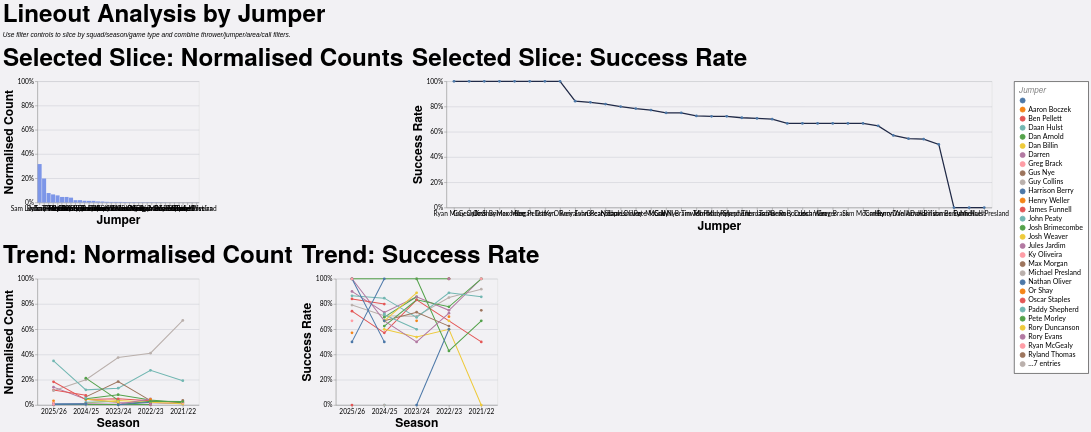

Vega-Lite specification stored for this chart:
### Vega-Lite specification from a JSON file in a GitHub repository (floating-point values rounded to 4 significant figures; data arrays with more than 128 entries replaced by an {"elided": "..."} marker saying what was removed)
{"config": {"axis": {"labelFont": "Lato, sans-serif", "titleFont": "PT Sans Narrow, Helvetica Neue, Helvetica, Arial, sans-serif", "labelFontSize": 13, "titleFontSize": 24, "gridColor": "#202947", "gridOpacity": 0.2}, "header": {"labelFont": "PT Sans Narrow, Helvetica Neue, Helvetica, Arial, sans-serif", "titleFont": "PT Sans Narrow, Helvetica Neue, Helvetica, Arial, sans-serif", "labelFontSize": 24, "titleFontSize": 28, "labelFontWeight": "bold", "orient": "left"}, "legend": {"labelFont": "Lato, sans-serif", "titleFont": "PT Sans Narrow, Helvetica Neue, Helvetica, Arial, sans-serif", "labelFontSize": 14, "titleFontSize": 16, "titlePadding": 5, "fillColor": "white", "strokeColor": "black", "padding": 10, "titleFontWeight": "lighter", "titleFontStyle": "italic", "titleColor": "gray", "offset": 10}, "title": {"font": "PT Sans Narrow, Helvetica Neue, Helvetica, Arial, sans-serif", "fontSize": 48, "fontWeight": "bold", "anchor": "start", "align": "center", "titlePadding": 20, "subtitlePadding": 10, "subtitleFontSize": 13, "subtitleColor": "", "subtitleFontStyle": "italic", "offset": 15, "color": "black"}, "axisX": {"labelAngle": 0}, "facet": {"title": null, "header": null, "align": {"row": "each", "column": "each"}}, "resolve": {"scale": {"y": "independent", "facet": "independent"}}, "background": "#f2f1f4"}, "vconcat": [{"hconcat": [{"mark": {"type": "bar", "color": "#7d96e8"}, "encoding": {"tooltip": [{"field": "jumper", "title": "Jumper", "type": "nominal"}, {"field": "attempts", "format": ",.0f", "title": "Lineouts", "type": "quantitative"}, {"field": "share", "format": ".1%", "title": "Normalised Count", "type": "quantitative"}], "x": {"field": "jumper", "sort": "-y", "title": "Jumper", "type": "nominal"}, "y": {"axis": {"format": "%"}, "field": "share", "scale": {"domain": [0, 1]}, "title": "Normalised Count", "type": "quantitative"}}, "height": 240, "title": "Selected Slice: Normalised Counts", "transform": [{"filter": "(loSquad == 'All' || datum.squad == loSquad) && (loGameType == 'All' || (loGameType == 'League + Cup' && (datum.game_type == 'League' || datum.game_type == 'Cup')) || (loGameType == 'League only' && datum.game_type == 'League') || datum.game_type == loGameType) && (loOpposition == 'All' || datum.opposition == loOpposition) && (loThrower == 'All' || datum.thrower == loThrower) && (loJumper == 'All' || datum.jumper == loJumper) && (loArea == 'All' || datum.area == loArea) && (loNumbers == 'All' || datum.numbers == loNumbers) && (loCall == 'All' || datum.call == loCall) && (loCallType == 'All' || datum.call_type == loCallType)"}, {"filter": "(loSeason == 'All' || datum.season == loSeason)"}, {"aggregate": [{"op": "count", "as": "attempts"}, {"op": "sum", "field": "won", "as": "won"}], "groupby": ["jumper"]}, {"joinaggregate": [{"op": "sum", "field": "attempts", "as": "total_attempts"}]}, {"calculate": "datum.attempts / datum.total_attempts", "as": "share"}, {"calculate": "datum.won / datum.attempts", "as": "success_rate"}], "width": 320}, {"mark": {"type": "line", "color": "#202946", "point": true, "strokeWidth": 2.5}, "encoding": {"tooltip": [{"field": "jumper", "title": "Jumper", "type": "nominal"}, {"field": "won", "format": ",.0f", "title": "Won", "type": "quantitative"}, {"field": "attempts", "format": ",.0f", "title": "Lineouts", "type": "quantitative"}, {"field": "success_rate", "format": ".1%", "title": "Success Rate", "type": "quantitative"}], "x": {"field": "jumper", "sort": "-y", "title": "Jumper", "type": "nominal"}, "y": {"axis": {"format": "%"}, "field": "success_rate", "scale": {"domain": [0, 1]}, "title": "Success Rate", "type": "quantitative"}}, "height": 250, "title": "Selected Slice: Success Rate", "transform": [{"filter": "(loSquad == 'All' || datum.squad == loSquad) && (loGameType == 'All' || (loGameType == 'League + Cup' && (datum.game_type == 'League' || datum.game_type == 'Cup')) || (loGameType == 'League only' && datum.game_type == 'League') || datum.game_type == loGameType) && (loOpposition == 'All' || datum.opposition == loOpposition) && (loThrower == 'All' || datum.thrower == loThrower) && (loJumper == 'All' || datum.jumper == loJumper) && (loArea == 'All' || datum.area == loArea) && (loNumbers == 'All' || datum.numbers == loNumbers) && (loCall == 'All' || datum.call == loCall) && (loCallType == 'All' || datum.call_type == loCallType)"}, {"filter": "(loSeason == 'All' || datum.season == loSeason)"}, {"aggregate": [{"op": "count", "as": "attempts"}, {"op": "sum", "field": "won", "as": "won"}], "groupby": ["jumper"]}, {"joinaggregate": [{"op": "sum", "field": "attempts", "as": "total_attempts"}]}, {"calculate": "datum.attempts / datum.total_attempts", "as": "share"}, {"calculate": "datum.won / datum.attempts", "as": "success_rate"}], "width": {"step": 30}}], "spacing": 16}, {"hconcat": [{"mark": {"type": "line", "point": true, "strokeWidth": 2}, "encoding": {"color": {"field": "jumper", "title": "Jumper", "type": "nominal"}, "tooltip": [{"field": "season", "title": "Season", "type": "nominal"}, {"field": "jumper", "title": "Jumper", "type": "nominal"}, {"field": "attempts", "format": ",.0f", "title": "Lineouts", "type": "quantitative"}, {"field": "norm_count", "format": ".1%", "title": "Normalised Count", "type": "quantitative"}], "x": {"field": "season", "sort": "-x", "title": "Season", "type": "nominal"}, "y": {"axis": {"format": "%"}, "field": "norm_count", "scale": {"domain": [0, 1]}, "title": "Normalised Count", "type": "quantitative"}}, "height": 250, "title": "Trend: Normalised Count", "transform": [{"filter": "(loSquad == 'All' || datum.squad == loSquad) && (loGameType == 'All' || (loGameType == 'League + Cup' && (datum.game_type == 'League' || datum.game_type == 'Cup')) || (loGameType == 'League only' && datum.game_type == 'League') || datum.game_type == loGameType) && (loOpposition == 'All' || datum.opposition == loOpposition) && (loThrower == 'All' || datum.thrower == loThrower) && (loJumper == 'All' || datum.jumper == loJumper) && (loArea == 'All' || datum.area == loArea) && (loNumbers == 'All' || datum.numbers == loNumbers) && (loCall == 'All' || datum.call == loCall) && (loCallType == 'All' || datum.call_type == loCallType)"}, {"aggregate": [{"op": "count", "as": "attempts"}, {"op": "sum", "field": "won", "as": "won"}], "groupby": ["season", "jumper"]}, {"joinaggregate": [{"op": "sum", "field": "attempts", "as": "season_attempts"}], "groupby": ["season"]}, {"calculate": "datum.attempts / datum.season_attempts", "as": "norm_count"}, {"calculate": "datum.won / datum.attempts", "as": "success_rate"}], "width": 320}, {"mark": {"type": "line", "point": true, "strokeWidth": 2}, "encoding": {"color": {"field": "jumper", "title": "Jumper", "type": "nominal"}, "tooltip": [{"field": "season", "title": "Season", "type": "nominal"}, {"field": "jumper", "title": "Jumper", "type": "nominal"}, {"field": "won", "format": ",.0f", "title": "Won", "type": "quantitative"}, {"field": "attempts", "format": ",.0f", "title": "Lineouts", "type": "quantitative"}, {"field": "success_rate", "format": ".1%", "title": "Success Rate", "type": "quantitative"}], "x": {"field": "season", "sort": "-x", "title": "Season", "type": "nominal"}, "y": {"axis": {"format": "%"}, "field": "success_rate", "scale": {"domain": [0, 1]}, "title": "Success Rate", "type": "quantitative"}}, "height": 250, "title": "Trend: Success Rate", "transform": [{"filter": "(loSquad == 'All' || datum.squad == loSquad) && (loGameType == 'All' || (loGameType == 'League + Cup' && (datum.game_type == 'League' || datum.game_type == 'Cup')) || (loGameType == 'League only' && datum.game_type == 'League') || datum.game_type == loGameType) && (loOpposition == 'All' || datum.opposition == loOpposition) && (loThrower == 'All' || datum.thrower == loThrower) && (loJumper == 'All' || datum.jumper == loJumper) && (loArea == 'All' || datum.area == loArea) && (loNumbers == 'All' || datum.numbers == loNumbers) && (loCall == 'All' || datum.call == loCall) && (loCallType == 'All' || datum.call_type == loCallType)"}, {"aggregate": [{"op": "count", "as": "attempts"}, {"op": "sum", "field": "won", "as": "won"}], "groupby": ["season", "jumper"]}, {"joinaggregate": [{"op": "sum", "field": "attempts", "as": "season_attempts"}], "groupby": ["season"]}, {"calculate": "datum.attempts / datum.season_attempts", "as": "norm_count"}, {"calculate": "datum.won / datum.attempts", "as": "success_rate"}], "width": 320}], "spacing": 16}], "data": {"name": "data-a74c82ec4c2da974db84f9ddf4e7eb5b"}, "params": [{"name": "loSquad", "value": "All"}, {"name": "loSeason", "value": "All"}, {"name": "loGameType", "value": "All"}, {"name": "loOpposition", "value": "All"}, {"name": "loThrower", "value": "All"}, {"name": "loJumper", "value": "All"}, {"name": "loArea", "value": "All"}, {"name": "loNumbers", "value": "All"}, {"name": "loCall", "value": "All"}, {"name": "loCallType", "value": "All"}], "spacing": 22, "title": {"text": "Lineout Analysis by Jumper", "subtitle": "Use filter controls to slice by squad/season/game type and combine thrower/jumper/area/call filters."}, "$schema": "https://vega.github.io/schema/vega-lite/v5.20.1.json", "datasets": {"data-a74c82ec4c2da974db84f9ddf4e7eb5b": {"elided": "1242 records"}}}
